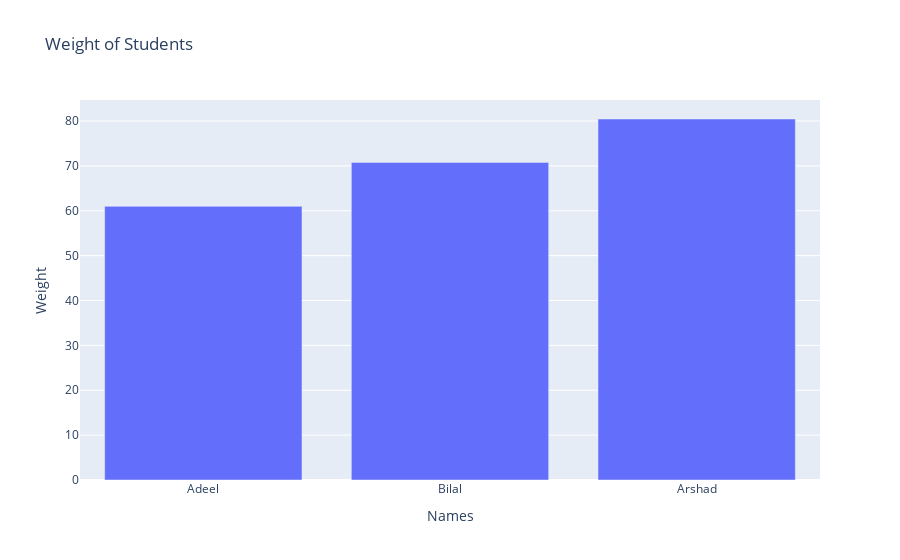

The notebook cell saved with this chart:
### Code cell
names=['Adeel','Bilal','Arshad']
weight=[60.98,70.78,80.45]
pd.DataFrame({'Names':names,'Weight':weight})
import plotly.express as px
fig=px.bar(x=names,y=weight, title='Weight of Students', labels={'x':'Names','y':'Weight'})
fig.show()
#fig.write_image('bar_chart.png',width=800,height=600,scale=3)
# save as html
#fig.write_html("bar_chart.html")

### Figure 1 — Plotly figure (JSON) as saved in the notebook; plotly's stock layout.template omitted (floating-point values rounded to 4 significant figures)
{"data": [{"alignmentgroup": "True", "hovertemplate": "Names=%{x}<br>Weight=%{y}<extra></extra>", "legendgroup": "", "marker": {"color": "#636efa", "pattern": {"shape": ""}}, "name": "", "offsetgroup": "", "orientation": "v", "showlegend": false, "textposition": "auto", "type": "bar", "x": ["Adeel", "Bilal", "Arshad"], "xaxis": "x", "y": [60.98, 70.78, 80.45], "yaxis": "y"}], "layout": {"barmode": "relative", "legend": {"tracegroupgap": 0}, "title": {"text": "Weight of Students"}, "xaxis": {"anchor": "y", "domain": [0, 1], "title": {"text": "Names"}}, "yaxis": {"anchor": "x", "domain": [0, 1], "title": {"text": "Weight"}}}}
